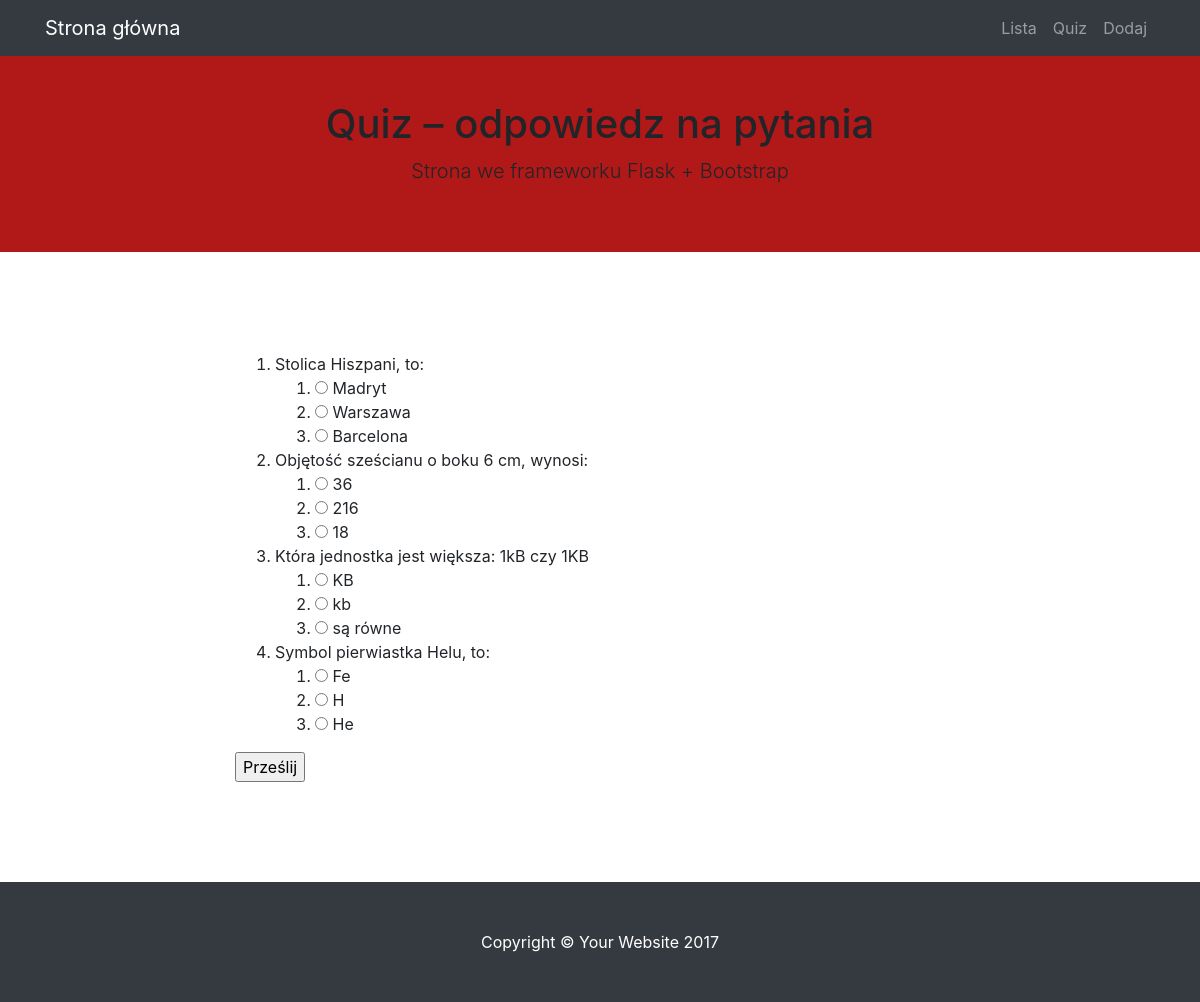
The app's page /quiz, older data.
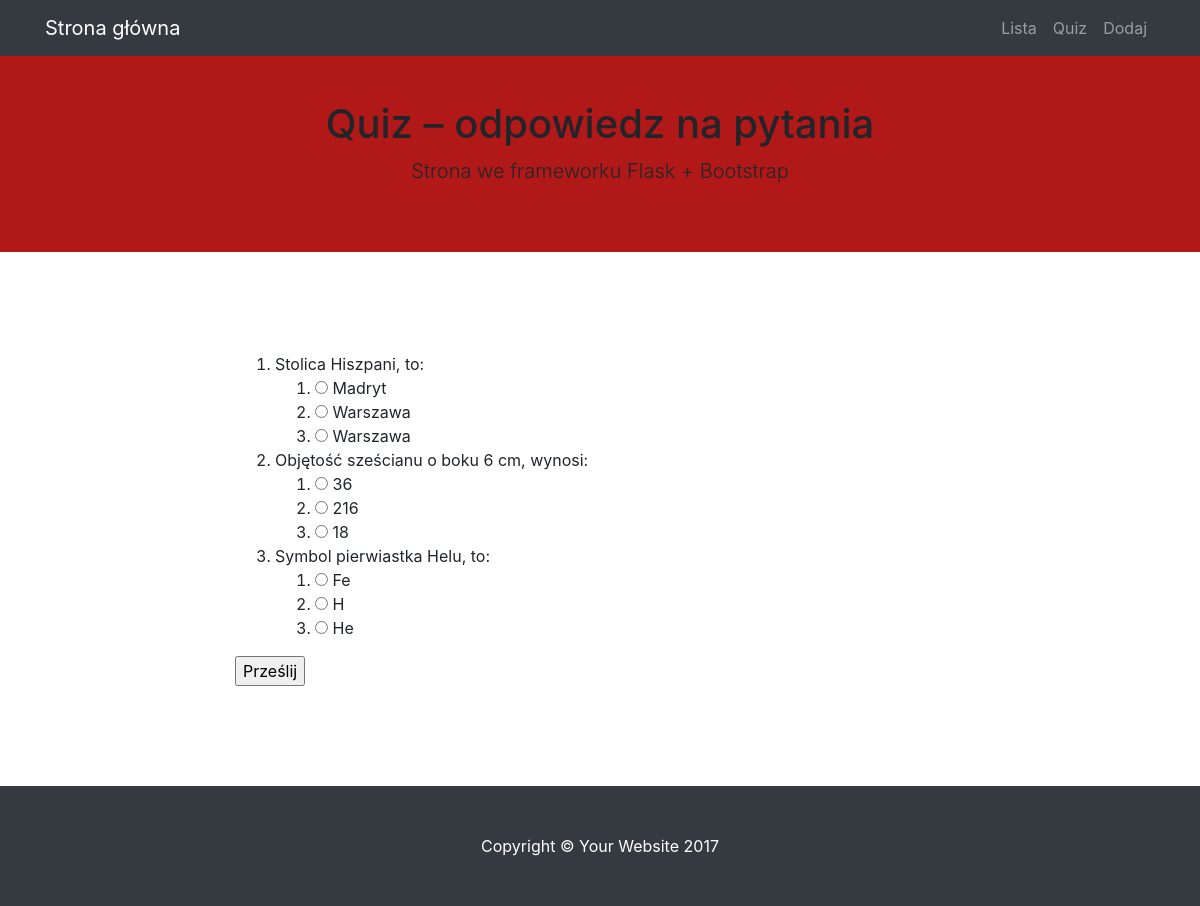
The same page, newer data.
### modele.py (models this page shows)
class BazaModel(Model):
    class Meta:
        database = baza

class Pytanie(BazaModel):
    pytanie = CharField(null=False)
    kategoria = ForeignKeyField(Kategoria, related_name='pytania')

class Odpowiedz(BazaModel):
    odpowiedz = CharField(null=False)
    pytanie = ForeignKeyField(Pytanie, related_name='odpowiedzi')
    odpok = IntegerField(default=0)

### views.py (the view, shortened to what this page needs)
@app.route("/quiz", methods=['GET', 'POST'])
def quiz():
    print(request.form)
    pytania = Pytanie().select().join(Odpowiedz).distinct()
    return render_template('quiz.html', pytania=pytania)

### quiz.py (called while the page is built)
@app.before_request
def before_request():
    g.db = baza
    g.db.connect()

@app.after_request
def after_request(response):
    g.db.close()
    return response

### templates/quiz.html (shortened to what this page needs)
{% extends "szablon.html" %}
{% block h1 %}Quiz – odpowiedz na pytania{% endblock %}
{% block tresc %}
    <form method="POST">
    <ol>
    {% for p in pytania %}
        <li>{{ p.pytanie }}
            <ol class="odpowiedzi">
            {% for o in p.odpowiedzi %}
                <li>
                    <input type="radio" value="{{ o.id }}" name="{{ p.id }}">
                    {{ o.odpowiedz }}</li>
            {% endfor %}
            </ol>
        </li>
    {% endfor %}
    </ol>
    <input type="submit" value="Prześlij">
    </form>
{% endblock %}

### templates/szablon.html (shortened to what this page needs)
<!DOCTYPE html>
<html lang="pl">
  <head>
    <link href="{{ url_for('static', filename='vendor/bootstrap/css/bootstrap.min.css') }}" rel="stylesheet">
    <link href="{{ url_for('static', filename='css/scrolling-nav.css') }}" rel="stylesheet">
  </head>
  <body id="page-top">
    <nav class="navbar navbar-expand-lg navbar-dark bg-dark fixed-top" id="mainNav">
      <div class="container">
        <a class="navbar-brand js-scroll-trigger" href="{{ url_for('hello') }}">Strona główna</a>
        <div class="collapse navbar-collapse" id="navbarResponsive">
          <ul class="navbar-nav ml-auto">
            <li class="nav-item">
              <a class="nav-link js-scroll-trigger" href="{{ url_for('lista') }}">Lista</a>
            </li>
            <li class="nav-item">
              <a class="nav-link js-scroll-trigger" href="{{ url_for('quiz') }}">Quiz</a>
            </li>
            <li class="nav-item">
              <a class="nav-link js-scroll-trigger" href="{{ url_for('dodaj') }}">Dodaj</a>
            </li>
          </ul>
        </div>
      </div>
    </nav>
    <header class="bg-mojkolor">
      <div class="container text-center">
        <h1>{% block h1 %}{% endblock %}</h1>
        <p class="lead">Strona we frameworku Flask + Bootstrap</p>
      </div>
    </header>
    <section id="tresc">
      <div class="container">
        <div class="row">
          <div class="col-lg-8 mx-auto">
            {% block tresc %}{% endblock %}
          </div>
        </div>
      </div>
    </section>
    <footer class="py-5 bg-dark">
      <div class="container">
        <p class="m-0 text-center text-white">Copyright &copy; Your Website 2017</p>
      </div>
    </footer>
  </body>
</html>

### static/css/scrolling-nav.css (style rules this page uses)
header { padding: 100px 0 50px; }
@media (min-width: 992px) { header { padding: 100px 0 50px; } }
section { padding: 100px 0; }
.bg-mojkolor { background-color: #B11818; }

Row changes from the older to the newer data that the page shows:
removed Pytanie: pytanie "Która jednostka jest większa: 1kB czy 1KB"
removed Odpowiedz: odpowiedz "KB", shown under "Która jednostka jest większa: 1kB czy 1KB"
removed Odpowiedz: odpowiedz "kb", shown under "Która jednostka jest większa: 1kB czy 1KB"
removed Odpowiedz: odpowiedz "są równe", shown under "Która jednostka jest większa: 1kB czy 1KB"
changed Odpowiedz (number 3 of 9 on the later page): odpowiedz "Barcelona" → "Warszawa"
